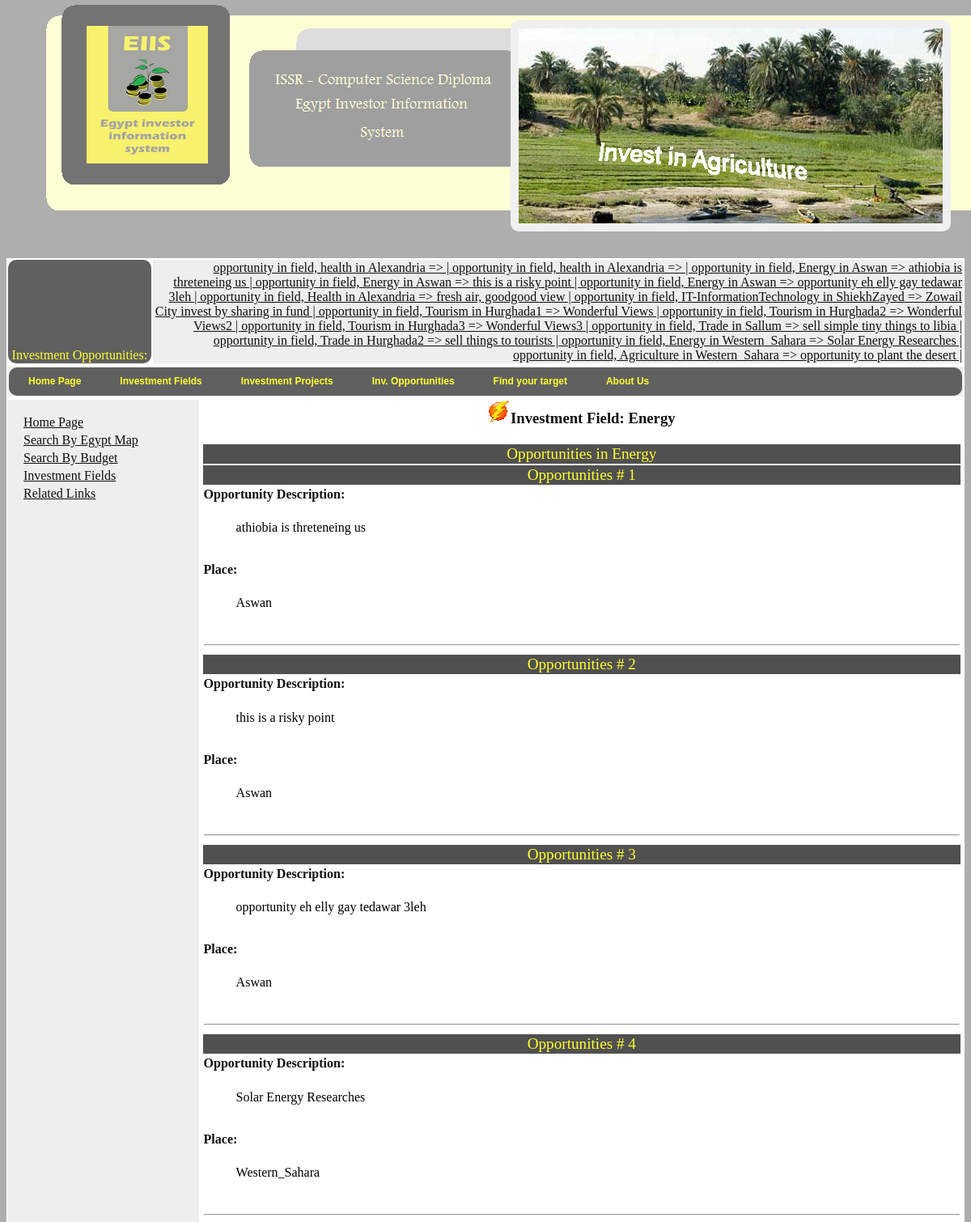
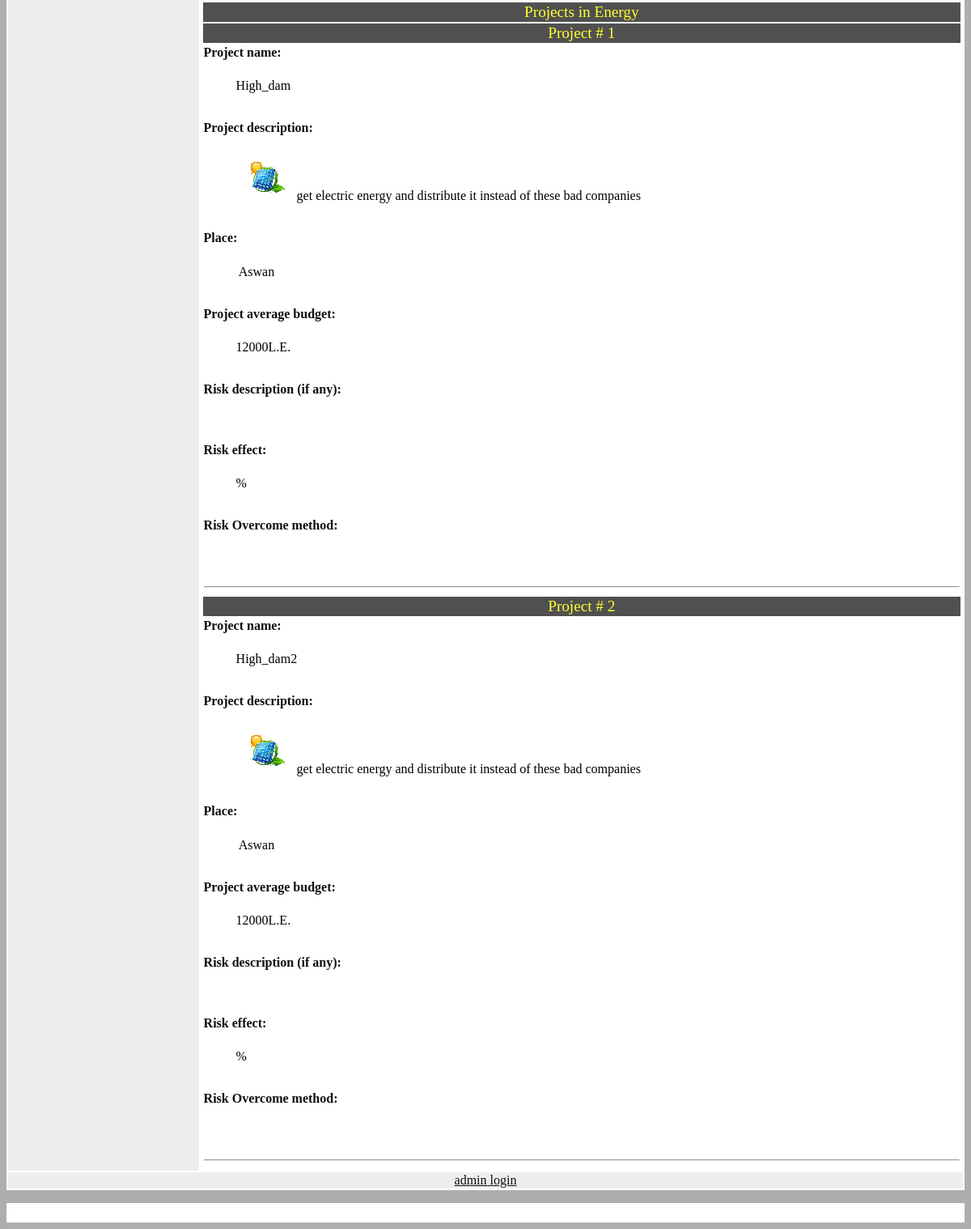
The app's page /EIIS/en/display_info_field.php?q=Energy with its own data (2 pictures, top to bottom).
### tables this page shows
CREATE TABLE IF NOT EXISTS `tbl_fields` (
  `field_id` int(10) unsigned NOT NULL,
  `icon_path` varchar(45) NOT NULL,
  `name` varchar(45) NOT NULL,
  `contact` varchar(100) DEFAULT NULL
);

CREATE TABLE IF NOT EXISTS `tbl_place_fields` (
  `id` int(10) unsigned NOT NULL,
  `place_name` varchar(45) NOT NULL,
  `field_name` varchar(45) NOT NULL,
  `field_place_opportunity_desc` varchar(300) DEFAULT NULL
);

CREATE TABLE IF NOT EXISTS `tbl_field_projects` (
  `id` int(10) unsigned NOT NULL,
  `project_name` varchar(45) NOT NULL,
  `project_desc` varchar(300) NOT NULL,
  `field_name` varchar(45) NOT NULL,
  `prj_img_path` varchar(45) NOT NULL,
  `budget_avg` int(10) unsigned NOT NULL,
  `place_name` varchar(45) NOT NULL,
  `risk_effect` decimal(10,0) DEFAULT NULL,
  `risk_desc` varchar(100) DEFAULT NULL,
  `risk_overcome` varchar(100) DEFAULT NULL
);

### EIIS/en/styling/include_master.php (called while the page is built)
<?php include 'master_page.php'; ?>

### EIIS/en/styling/news_bar.php (called while the page is built, shortened)
<?php
$news_bar ="";
$sql = "select  *  from tbl_place_fields;";
$opps = mysql_query($sql);
            while ($opps_details = mysql_fetch_array($opps)){
              $news_bar .= 'opportunity in field, '.$opps_details[2].'  in  '.$opps_details[1].' => '.$opps_details[3].'  |        ';
            }
?>

### EIIS/en/display_info_field.php (the view, shortened to what this page needs)
<?php include 'styling/include_master.php';  ?>
<?php
echo $page_header;
echo $page_top_body;
echo $page_right_menu;
?>
<?php
$field_name =  $_GET['q'];
$img =  mysql_query("SELECT icon_path FROM tbl_fields where name = '".$field_name."';");
$img_arr = mysql_fetch_array($img);
?>
<h3>  <?php  echo '<img src="'.$img_arr[0].'" />Investment Field:  '; echo $field_name;?> </h3>
<?php
$opps_for_field =  mysql_query("SELECT distinct field_place_opportunity_desc FROM tbl_place_fields where field_name = '".$field_name."';");
$nopps = mysql_affected_rows();
echo "<table width='100%' >";
if($nopps>0)
{
echo "<tr><td class='found_n'>Opportunities in ".$field_name."</td></tr>";
}
	for($p=1;$p<=$nopps;$p++)
	{
		$opp_desc = mysql_fetch_array($opps_for_field );
		$opp_details =  mysql_query("SELECT * FROM tbl_place_fields where field_place_opportunity_desc = '".$opp_desc[0]."' and field_name = '".$field_name."';");
                              echo "<tr><td class='found_n'>Opportunities # ".$p."</td></tr>";
		$opportunity_row = mysql_fetch_array($opp_details);
		echo "<tr><td><h4 class='found_sub'>Opportunity Description: </h4><p class='found_item'> ".$opportunity_row[3]."</p> </td></tr>";
		echo "<tr><td><h4 class='found_sub'>Place: </h4><p class='found_item'> ".$opportunity_row[1]."</p> </td></tr>";
		echo "<tr><td><hr/></td></tr>";
}
$projects =  mysql_query("SELECT * FROM tbl_field_projects where field_name ='".$field_name."' ;");
$nprojects = mysql_affected_rows();
if($nprojects>0)
{
echo "<tr><td class='found_n'>Projects in ".$field_name ."</td></tr>";
}
	for($i = 1 ; $i<=$nprojects; $i++)
	{
		$project_detail = mysql_fetch_array($projects);
		echo "<tr><td class='found_n'>Project # ".$i." </td></tr>";
		echo "<tr><td><h4 class='found_sub'>Project name: </h4><p class='found_item'> ".$project_detail[1]."</p> </td></tr>";
		echo "<tr><td><h4 class='found_sub'>Project description: </h4><p class='found_item'> <img src='".$project_detail[4]."' /> ".$project_detail[2]." </p> </td></tr>";
		echo "<tr><td><h4 class='found_sub'>Place: </h4><p class='found_item'><img src='' /> ".$project_detail[6]."</p> </td></tr>";
		echo "<tr><td><h4 class='found_sub'>Project average budget:</h4><p class='found_item'> ".$project_detail[5]."L.E.</p> </td></tr>";
		echo "<tr><td><h4 class='found_sub'>Risk description (if any): </h4><p class='found_item'> ".$project_detail[8]."</p> </td></tr>";
		echo "<tr><td><h4 class='found_sub'>Risk effect: </h4><p class='found_item'> ".$project_detail[7]."%</p> </td></tr>";
		echo "<tr><td><h4 class='found_sub'>Risk Overcome method: </h4><p class='found_item'> ".$project_detail[9]."</p> </td></tr>";
		echo "<tr><td><hr/> </td></tr>";
}
echo "</table >";
?>
<?php echo $page_footer;
echo $bottom_website_footer ;
echo $page_end;
?>

### EIIS/en/styling/navigator_bar.php (shortened to what this page needs)
<?php
$menu ="";
$menu .= "<div id='menuWrapper'>";
$menu .= "<ul class='menu'>";
$menu .= "<li class='top'><a class='top_link' href='home.php'><span>Home Page</span></a></li>";
$menu .="<li class='top'><a class='top_link' href='all_fields.php'><span class='down'> Investment Fields</span></a>";
$all_fields = mysql_query("SELECT * FROM tbl_fields where name != 'other' ");
$n_fields = mysql_affected_rows();
$menu .= "<ul class='sub'>";
for($d=0;$d<$n_fields;$d++) {
$this_field =  mysql_fetch_array($all_fields);
$menu .= "<li><a  href='display_info_field.php?q=".$this_field[2]."'> <img src='".$this_field[1]."' width='20px' height='20px' />  ".$this_field[2]."</a></li>";
    }
$menu .= "</ul></li>";
$menu .= "<li class='top'><a class='top_link' href='all_projects.php'><span class='down'>Investment Projects</span></a>";
$menu .= "<ul class='sub'><li><a href='search_budget.php'>Search By Budget</a></li>";
$menu .= "<li><a href='all_projects.php'>Show All Projects</a></li>";
$menu .= "</ul></li>";
$menu .= "<li class='top'><a class='top_link' href='all_opp_by_fields.php'><span class='down'>Inv. Opportunities</span></a>";
$all_fields = mysql_query("SELECT * FROM tbl_fields where name != 'other' ");
$n_fields = mysql_affected_rows();
$menu .= "<ul class='sub'>";
for($d=0;$d<$n_fields;$d++) {
$this_field =  mysql_fetch_array($all_fields);
$menu .= "<li><a  href='display_info_field_opp.php?q=".$this_field[2]."'> <img src='".$this_field[1]."' width='20px' height='20px' />Opp. in ".$this_field[2]."</a></li>";
    }
$menu .= "</ul></li>";
$menu .="<li class='top'><a class='top_link' href='Link URL'><span class='down'>Find your target</span></a>";
$menu .= "<ul class='sub'>";
$menu .= "<li><a href='byPlace.php'>Search By Egypt Map</a></li>";
$menu .= "<li><a href='search_budget.php'>Search By Budget</a></li>";
$menu .= "</ul></li>";
$menu .="<li class='top'><a class='top_link' href=''><span class='down'>About Us</span></a>";
$menu .= "<ul class='sub'>";
$menu .= "<li><a href='./document.php'>Project Documentation</a></li>";
$menu .= "</ul></li>";
$menu .= "</ul></div>";
?>

### EIIS/en/styling/master_page.php (shortened to what this page needs)
<?php include 'news_bar.php'; ?>
<?php include 'navigator_bar.php';  ?>
<?php
$page_header = "<HTML><HEAD><TITLE>";
$page_title = "Egypt Investor Information System (EIIS)";
$page_header .= $page_title ."</TITLE>";
$page_header .= "<link rel='stylesheet' type='text/css' href='./styling/styling01.css' />";
$page_header .= "<link rel='stylesheet' type='text/css' href='./styling/menu_style.css' />";
$page_header .= " <meta http-equiv='Content-Type' content='text/html; charset=utf-8' /></HEAD>";
$page_top_body = "<BODY align='center' dir='ltr'>";
$page_top_body .= "<table style='width:100%; margin-top:0px;  padding:0 0 0 0; ' border='0'><tr>";
$page_top_body .= "<td style='width:20%; text-align:right; padding:0 0 0 0; '>";
$page_top_body .= "</td> ";
$page_top_body .= "<td  style= ' text-align:right; width:80%; padding:0 0 0 430 ' ;><div id='stretch'> <img src= './styling/images/new_slides.GIF'/></div></td>";
$page_top_body .= "</tr></table>";
$page_top_body .= "";
$page_top_body .= "<table class='just_organize'><tr><td>  </td></tr></table>";
$page_top_body .= "<table class='normalt'>";
$page_top_body .= "<tr> <td style='border-radius: 10px;  background-color:#606060; text-align:center; color:#ffff30; width:15%;vertical-align:bottom;'>Investment Opportunities: </td><td class='news_bar'>   <marquee scrolldelay='160' width='100%' direction='left'><a class='news_bar' href='all_opp_by_fields.php'> " .$news_bar. " </marquee>   </td></tr>";
$page_top_body .= "</table>";
$page_top_body .= "<table class='normalt'>";
$page_top_body .= "<tr> <td  class='upper_menu'> ".$menu."  </td></tr>";
$page_top_body .= "</table>";
$page_top_body .= "<table class='normalt'>";
$page_right_menu = "<tr> <td class='right_menu_place'>  <table class='right_menu'> ";
$page_right_menu .= "<tr><td class='right_menu'> <a href='home.php' class='right_menu'> Home Page </a> </td></tr>";
$page_right_menu .= "<tr><td class='right_menu'> <a href='byplace.php' class='right_menu'> Search By Egypt Map </a> </td></tr>";
$page_right_menu .= "<tr><td class='right_menu'> <a href='search_budget.php' class='right_menu'> Search By Budget </a> </td></tr>";
$page_right_menu .= "<tr><td class='right_menu'> <a href='all_fields.php' class='right_menu'> Investment Fields </a> </td></tr>";
$page_right_menu .= "<tr><td class='right_menu'> <a href='related_links.php' class='right_menu'> Related Links </a> </td></tr>";
$page_right_menu .= "</table></td><td text-align='center' vertical-align='middle'>";
$page_footer =" </td></tr><tr><td class='footer' text-align='center'colspan='2'> <a class='right_menu' href='admin_login.php'> admin login </a> </td></tr></table>";
$bottom_website_footer = "<table class='just_organize'><tr><td > </td></tr></table>";
$bottom_website_footer.= "<table class='normalt'><tr><td> <br/> </td></tr></table>";
$page_end = "</BODY></HTML>";
?>

### EIIS/en/styling/styling01.css (style rules this page uses)
a.news_bar { color:#0f0f0f; text-align:right; font-size:medium; }
a.right_menu { color:#0f0f0f; text-align:right; font-size:medium; }
body { background-color:#aeaeae; background-image:url(./images/bg5.PNG); background-repeat: no-repeat; }
h3 { //color:#680000; color:#0f0f0f; text-align:center; }
h4.found_sub { color:#0f0f0f; text-align:left; font-style:bold; }
td.found_n { background-color:#505050; color:#ffff30; font-size: larger; width:100%; text-align:center; vertical-align:middle; }
p.found_item { padding: 2 2 30 40; }
table.right_menu { border: 0px solid black; width:100%; padding:15px; }
table.just_organize { border: 0px; padding : 5px; width:100% }
table.normalt { margin-top:0px; margin-bottom:0px; margin-right:0px; margin-left:0px; padding-top:0px; padding-bottom:0px; padding-right:0px; padding-left:0px; background-color:white; border: 0px solid black; width:100%; }
td { vertical-align:center; }
td { vertical-align:top; }
td.news_bar { background-color:#eeeeee; //padding: 0 0 0 0; vertical-align:middle; text-align:right; color:#606060; }
td.upper_menu { background-color:#eeeeee; //padding: 0 0 0 0; vertical-align:center; height:20px }
td.right_menu { vertical-align:top; }
td.footer { background-color:#eeeeee; text-align:center; font-size:larger; }
td.right_menu_place { width:20%; background-color:#eeeeee; }
tr.right_menu,td.right_menu { v-align:top; }
div#stretch { border-radius:10px; padding:10px 10px 10px 10px; margin-top: 15px; margin-bottom: 15px; margin-right: 15px; margin-left: 15px; background-color: #808080; //-o-border-image:url(./images/border.GIF) 20 20 stretch; //border-image:url(./images/border.GIF) 40% 20% stretch; background-color: #f0f0f0; */ }

### EIIS/en/styling/menu_style.css (style rules this page uses)
#menuWrapper { width:100%; height:35px; //padding-left:2px; margin-top:0px; margin-left:0px; margin-right:0px; margin-bottom:0px; background:#606060; border-radius: 10px; }
.menu { padding:0; margin:0; list-style:none; height:35px; position:relative; z-index:5; font-family:arial, verdana, sans-serif; }
.menu li.top { display:block; float:left; }
.menu li a.top_link { display:block; float:left; height:35px; line-height:34px; color:#ffff30; text-decoration:none; font-family:"Verdana", sans-serif; font-size:12px; font-weight:bold; padding:0 0 0 12px; cursor:pointer; }
.menu li a.top_link span { float:left; display:block; padding:0 24px 0 12px; height:35px; }
.menu li a.top_link span.down { float:left; display:block; padding:0 24px 0 12px; height:35px; }

### records on screen
tbl_fields: icon_path (picture)
tbl_place_fields: field_place_opportunity_desc "athiobia is threteneing us", place_name "Aswan"
tbl_place_fields: field_place_opportunity_desc "this is a risky point", place_name "Aswan"
tbl_place_fields: field_place_opportunity_desc "opportunity eh elly gay tedawar 3leh", place_name "Aswan"
tbl_place_fields: field_place_opportunity_desc "Solar Energy Researches", place_name "Western_Sahara"
tbl_field_projects: project_name "High_dam", prj_img_path (picture), project_desc "get electric energy and distribute it instead of these bad companies", place_name "Aswan", budget_avg "12000"
tbl_field_projects: project_name "High_dam2", prj_img_path (picture), project_desc "get electric energy and distribute it instead of these bad companies", place_name "Aswan", budget_avg "12000"

### other values on screen
$field_name "Energy"
